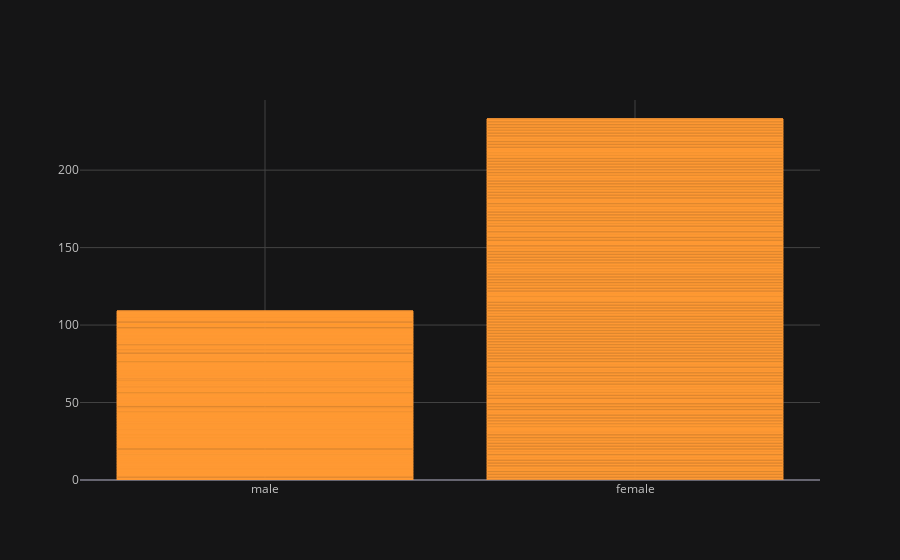

The cell this chart's notebook holds for it:
### Code cell
titanic.iplot(x='sex',y='survived', kind='bar') # how many survived

### Figure 1 — Plotly figure (JSON) as saved in the notebook; plotly's stock layout.template omitted (floating-point values rounded to 4 significant figures; data arrays with more than 128 entries replaced by an {"elided": "..."} marker saying what was removed)
{"data": [{"marker": {"color": "rgba(255, 153, 51, 0.6)", "line": {"color": "rgba(255, 153, 51, 1.0)", "width": 1}}, "name": "survived", "orientation": "v", "text": "", "type": "bar", "x": {"elided": "891 str values"}, "y": {"elided": "891 int values"}}], "layout": {"legend": {"bgcolor": "#151516", "font": {"color": "#D9D9D9"}}, "paper_bgcolor": "#151516", "plot_bgcolor": "#151516", "title": {"font": {"color": "#D9D9D9"}}, "xaxis": {"gridcolor": "#434343", "showgrid": true, "tickfont": {"color": "#C2C2C2"}, "title": {"font": {"color": "#D9D9D9"}, "text": ""}, "zerolinecolor": "#666570"}, "yaxis": {"gridcolor": "#434343", "showgrid": true, "tickfont": {"color": "#C2C2C2"}, "title": {"font": {"color": "#D9D9D9"}, "text": ""}, "zerolinecolor": "#666570"}}}
